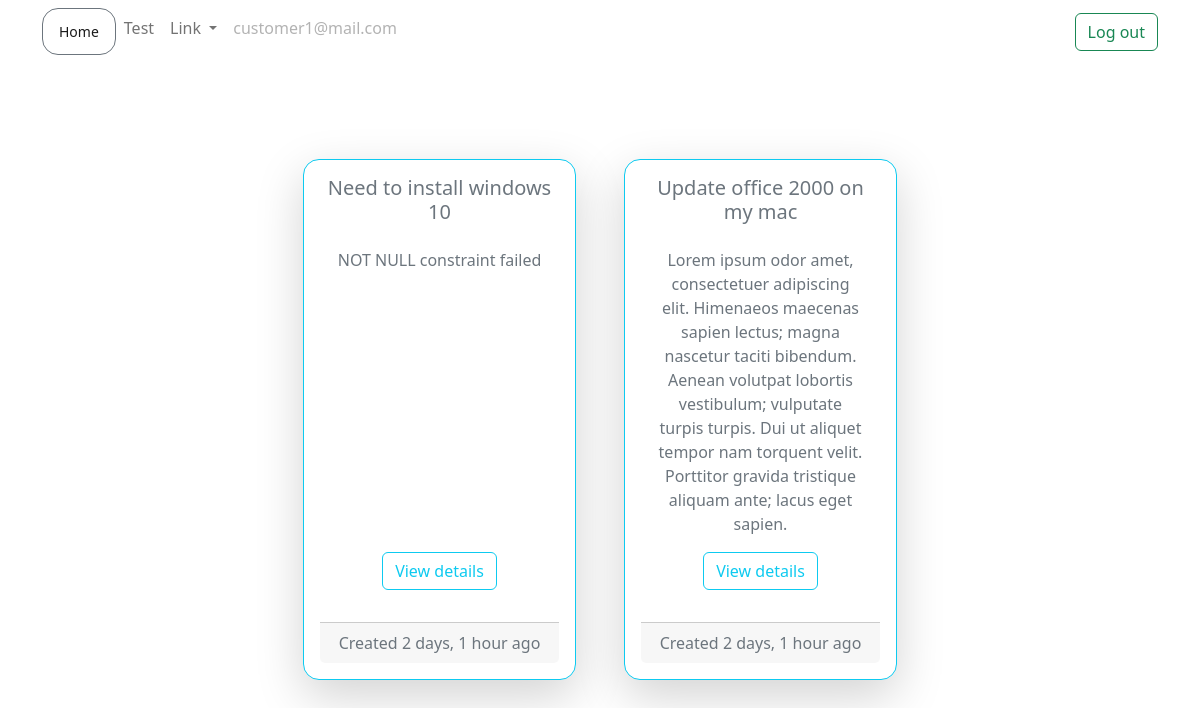
Before: /ticket/customer-active-tickets/ (signed in) with the older database file.
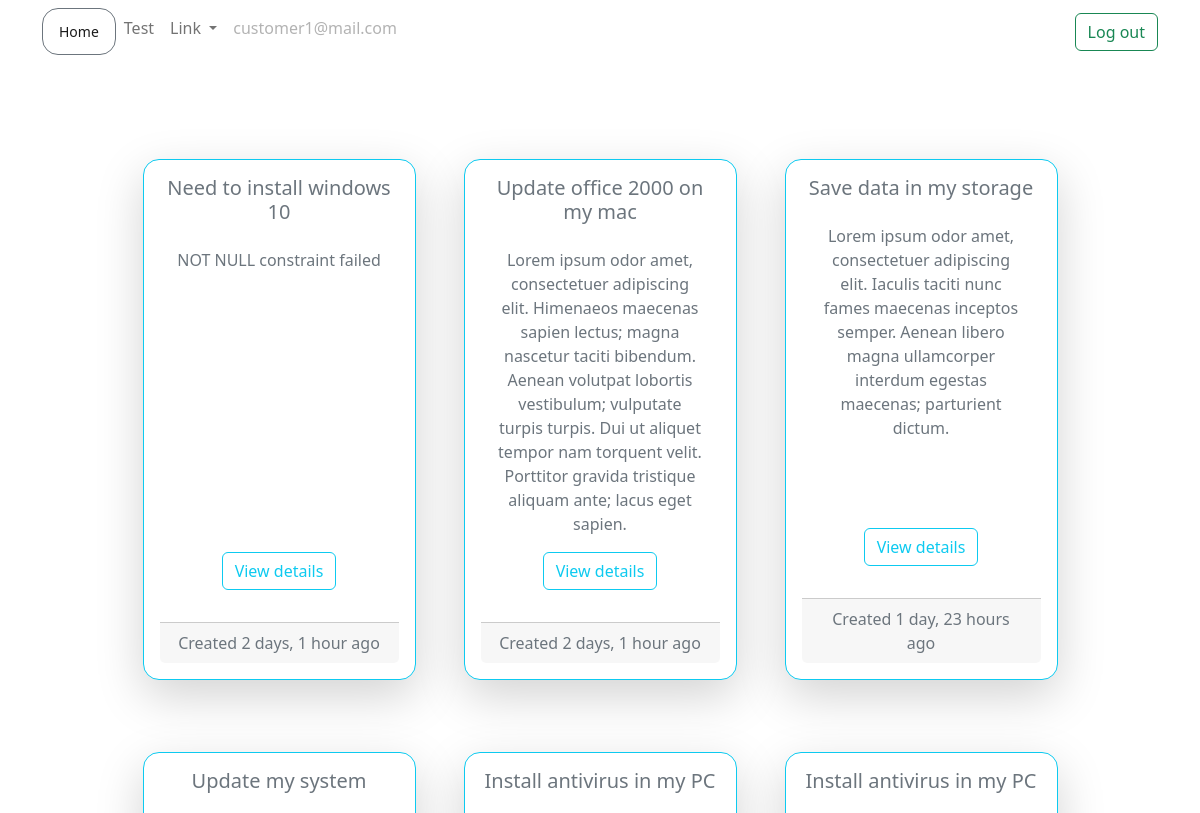
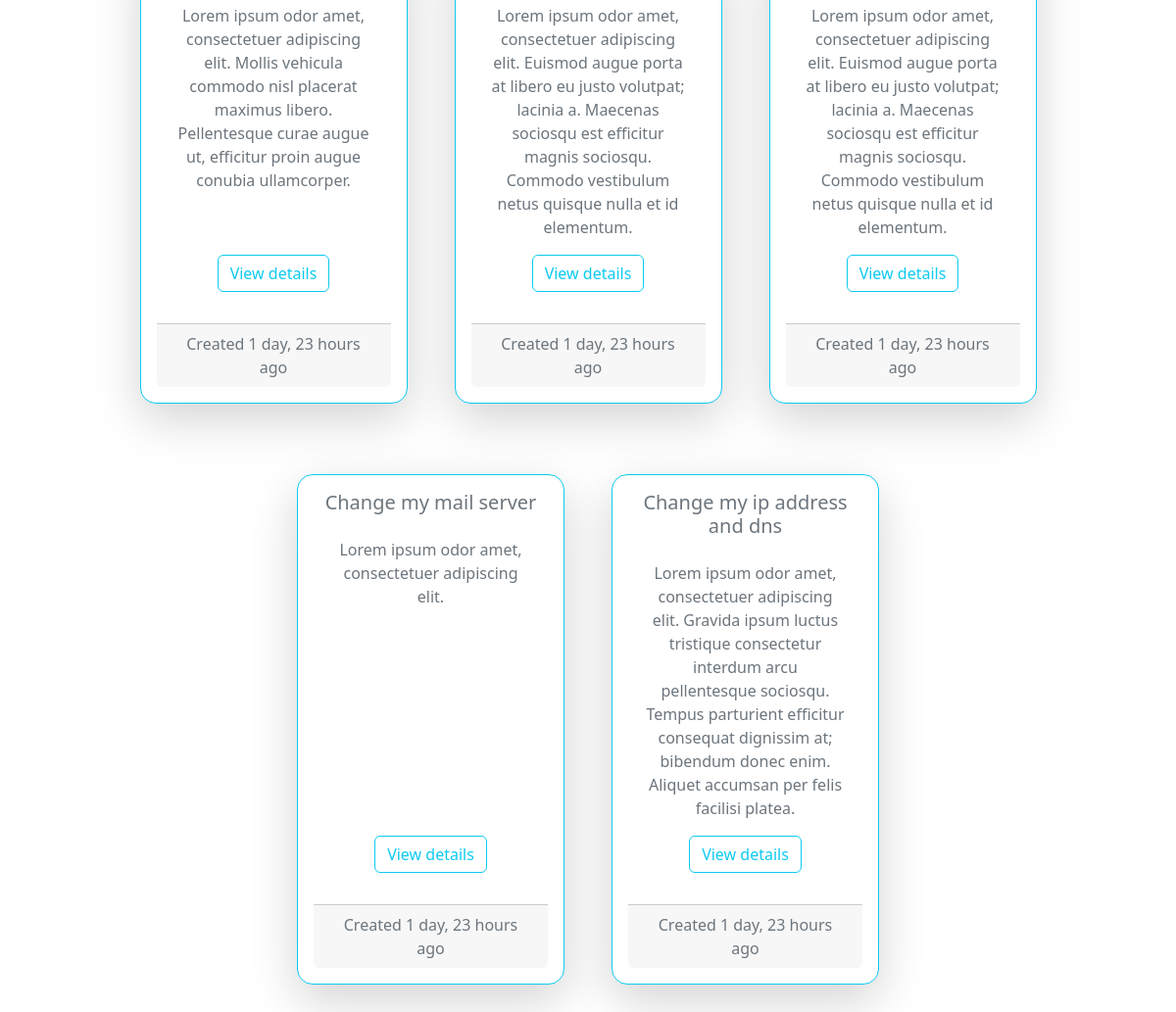
After: the same page with the newer database file (2 pictures, top to bottom).
### ticket/models.py (models this page shows)
class Ticket(models.Model):
    customer = models.ForeignKey(User, on_delete=models.CASCADE)
    engineer = models.ForeignKey(User, on_delete=models.DO_NOTHING, null=True, blank=True, related_name='engineer')
    ticket_id = models.CharField(max_length=15, unique=True)
    ticket_title = models.CharField(max_length=50)
    ticket_description = models.TextField()
    status = models.CharField(max_length=20, choices=(('Active', 'Active'),('Pending', 'Pending'), ('Resolved','Resolved')))
    created_on = models.DateTimeField(auto_now_add=True)
    last_modified = models.DateTimeField(auto_now=True)
    is_resolved = models.BooleanField(default=False)
    severity = models.CharField(max_length=5, choices=(('A', 'A'), ('B', 'B')), default='B')
    is_assigned_to_engineer = models.BooleanField(default=False)

### ticket/views.py (the view)
# urls.py: path('customer-active-tickets/', views.customer_active_tickets, name='customer-active-tickets'),
def customer_active_tickets(request):
    tickets = Ticket.objects.filter(is_resolved =  False,  customer= request.user)
    context = {'tickets': tickets}
    return render(request, 'ticket/customer_active_tickets.html', context)

### templates/ticket/customer_active_tickets.html (shortened to what this page needs)
{% extends 'base.html'%} {%block heading%} {% load humanize %}
{%endblock heading%} {% block content%}
<div class="container d-flex flex-wrap justify-content-center">
    {% for ticket in tickets %}
    <div
        class="card border-info rounded-4 text-center w-25 p-1 m-4 shadow-lg p-3 mb-5 bg-white rounded"
    >
        <div>
            <h5 class="card-title text-secondary">{{ticket.ticket_title}}</h5>
        </div>
        <div class="card-body">
            <p class="card-text text-muted">{{ticket.ticket_description}}</p>
        </div>
        <div class="mb-2">
            <a
                href="{% url 'ticket-details' ticket.ticket_id %}"
                class="btn btn-outline-info"
                >View details</a
            >
        </div>
        <br />
        <div class="card-footer text-muted">
            Created {{ticket.created_on|naturaltime}}
        </div>
    </div>
    {% endfor %}
</div>
{%endblock content%} 411

Changed rows visible on the page:
added Ticket: ticket_title "Save data in my storage", ticket_description "Lorem ipsum odor amet, consectetuer adipiscing elit. Iaculis taciti nunc fames maecenas inceptos semper. Aenean libero magna ullamcorper interdum egestas maecenas; parturient dictum.", created_on "1 day, 23 hours ago"
added Ticket: ticket_title "Update my system", ticket_description "Lorem ipsum odor amet, consectetuer adipiscing elit. Mollis vehicula commodo nisl placerat maximus libero. Pellentesque curae augue ut, efficitur proin augue conubia ullamcorper.", created_on "1 day, 23 hours ago"
added Ticket: ticket_title "Install antivirus in my PC", ticket_description "Lorem ipsum odor amet, consectetuer adipiscing elit. Euismod augue porta at libero eu justo volutpat; lacinia a. Maecenas sociosqu est efficitur magnis sociosqu. Commodo vestibulum netus quisque nulla et id elementum.", created_on "1 day, 23 hours ago"
added Ticket: ticket_title "Install antivirus in my PC", ticket_description "Lorem ipsum odor amet, consectetuer adipiscing elit. Euismod augue porta at libero eu justo volutpat; lacinia a. Maecenas sociosqu est efficitur magnis sociosqu. Commodo vestibulum netus quisque nulla et id elementum.", created_on "1 day, 23 hours ago"
added Ticket: ticket_title "Change my mail server", ticket_description "Lorem ipsum odor amet, consectetuer adipiscing elit.", created_on "1 day, 23 hours ago"
added Ticket: ticket_title "Change my ip address and dns", ticket_description "Lorem ipsum odor amet, consectetuer adipiscing elit. Gravida ipsum luctus tristique consectetur interdum arcu pellentesque sociosqu. Tempus parturient efficitur consequat dignissim at; bibendum donec enim. Aliquet accumsan per felis facilisi platea.", created_on "1 day, 23 hours ago"
